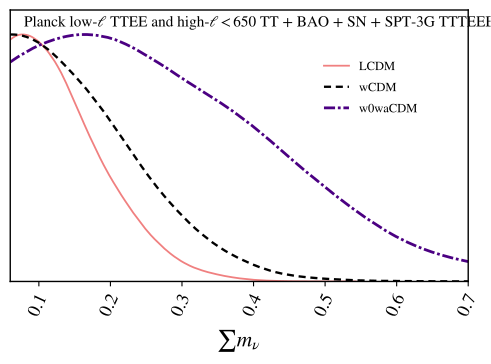

This figure's Python source:
import getdist.plots as gplot
from getdist import MCSamples
from getdist import loadMCSamples
import os
import matplotlib
import subprocess
import matplotlib.pyplot as plt
import numpy as np

# GENERAL PLOT OPTIONS
matplotlib.rcParams['mathtext.fontset'] = 'stix'
matplotlib.rcParams['font.family'] = 'STIXGeneral'
matplotlib.rcParams['mathtext.rm'] = 'Bitstream Vera Sans'
matplotlib.rcParams['mathtext.it'] = 'Bitstream Vera Sans:italic'
matplotlib.rcParams['mathtext.bf'] = 'Bitstream Vera Sans:bold'
matplotlib.rcParams['xtick.bottom'] = True
matplotlib.rcParams['xtick.top'] = False
matplotlib.rcParams['ytick.right'] = False
matplotlib.rcParams['axes.edgecolor'] = 'black'
matplotlib.rcParams['axes.linewidth'] = '1.0'
matplotlib.rcParams['axes.labelsize'] = 'medium'
matplotlib.rcParams['axes.grid'] = True
matplotlib.rcParams['grid.linewidth'] = '0.0'
matplotlib.rcParams['grid.alpha'] = '0.18'
matplotlib.rcParams['grid.color'] = 'lightgray'
matplotlib.rcParams['legend.labelspacing'] = 0.77
matplotlib.rcParams['savefig.bbox'] = 'tight'
matplotlib.rcParams['savefig.format'] = 'pdf'

parameter = [u'omegam',u'sigma8', u'As_1e9', u'ns', u'SS8', u'omegab', u'H0', u'LSST_A1_1', u'LSST_A1_2']
chaindir=os.getcwd()

analysissettings={'smooth_scale_1D':0.35,'smooth_scale_2D':0.35,'ignore_rows': u'0.5',
'range_confidence' : u'0.01'}

analysissettings2={'smooth_scale_1D':0.35,'smooth_scale_2D':0.35,'ignore_rows': u'0.0',
'range_confidence' : u'0.01'}

root_chains = (
  'EXAMPLE_MCMC4',
  'EXAMPLE_MCMC5',
  'EXAMPLE_MCMC6'
)

num_points_thin = 50000

# --------------------------------------------------------------------------------
samples=loadMCSamples(chaindir + '/../chains/' + root_chains[0],settings=analysissettings)
samples.thin(factor = int(np.sum(samples.weights)/num_points_thin))
p = samples.getParams()
samples.addDerived(p.omegam*p.H0/100.,name='gamma',label='{\\Omega_m h}')
samples.addDerived(p.s8omegamp5/0.5477225575,name='SS8',label='{S_8}')
samples.addDerived(p.mnu,name='mnu2',label='{\\sum m_\\nu}', range=[0.06,0.7])
samples.saveAsText(chaindir + '/.VM_P2_TMP1')
# --------------------------------------------------------------------------------
samples=loadMCSamples(chaindir + '/../chains/' + root_chains[1],settings=analysissettings)
samples.thin(factor = int(np.sum(samples.weights)/num_points_thin))
p = samples.getParams()
samples.addDerived(p.omegam*p.H0/100.,name='gamma',label='{\\Omega_m h}')
samples.addDerived(p.s8omegamp5/0.5477225575,name='SS8',label='{S_8}')
samples.addDerived(p.mnu,name='mnu2',label='{\\sum m_\\nu}', range=[0.06,0.7])
samples.saveAsText(chaindir + '/.VM_P2_TMP2')
# --------------------------------------------------------------------------------
samples=loadMCSamples(chaindir + '/../chains/' + root_chains[2],settings=analysissettings)
samples.thin(factor = int(np.sum(samples.weights)/num_points_thin))
p = samples.getParams()
samples.addDerived(p.omegam*p.H0/100.,name='gamma',label='{\\Omega_m h}')
samples.addDerived(p.s8omegamp5/0.5477225575,name='SS8',label='{S_8}')
samples.addDerived(p.mnu,name='mnu2',label='{\\sum m_\\nu}', range=[0.06,0.7])
samples.saveAsText(chaindir + '/.VM_P2_TMP3')
# --------------------------------------------------------------------------------

#GET DIST PLOT SETUP
g = gplot.get_single_plotter(
  chain_dir=chaindir,
  analysis_settings=analysissettings2,width_inch=5.0
)

g.settings.axis_tick_x_rotation=65
g.settings.lw_contour = 1.2
g.settings.legend_rect_border = False
g.settings.figure_legend_frame = False
g.settings.axes_fontsize = 13.0
g.settings.legend_fontsize = 9.0
g.settings.alpha_filled_add = 0.85
g.settings.lab_fontsize=15.5
g.legend_labels=False
g.title_limit_labels=False

g.plots_1d(
  [ 
    chaindir + '/.VM_P2_TMP1', 
    chaindir + '/.VM_P2_TMP2',
    chaindir + '/.VM_P2_TMP3'
  ],
  params=[u'mnu2'],
  line_args=[
    {'lw': 1.3,'ls': 'solid', 'color':'lightcoral'},
    {'lw': 1.7,'ls': '--', 'color':'black'},
    {'lw': 2.0,'ls': '-.', 'color': 'indigo'},
  ]
)

g.settings.tight_layout=True
g.finish_plot(
  legend_labels=[
    'LCDM',
    'wCDM',
    'w0waCDM'
  ],
  no_extra_legend_space=True,
  legend_loc=(0.65,0.67)
)

g.add_text('Planck low-$\\ell$ TTEE and high-$\\ell<650$ TT + BAO + SN + SPT-3G TTTEEE', 
  x=0.03, 
  y=0.95, 
  fontsize=11,
  horizontalalignment='left'
)

g.export()
